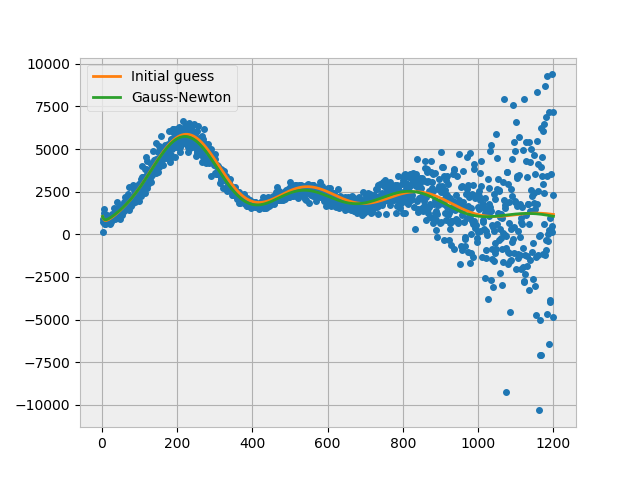

This chart was generated by the following Python code:
# Numpy, scipy for data manipulation
import numpy as np
import scipy as sc

# Matplotlib for plotting
from matplotlib import pyplot as plt

import camb
import corner

import json
config = json.load(open('matplotlib_config.json'))
plt.rcParams.update(config)

def get_cmb(params,tau = 0.05,lmax=2000):
    
    H0,ombh2,omch2,As,ns = params

    params = camb.CAMBparams()
    params.set_cosmology(H0=H0,ombh2=ombh2,omch2=omch2,mnu=0.06,omk=0,tau=tau)
    params.InitPower.set_params(As=As,ns=ns,r=0)
    params.set_for_lmax(lmax,lens_potential_accuracy=0)
    
    results = camb.get_results(params)
    powers = results.get_cmb_power_spectra(params,CMB_unit='muK')
    cmb = powers['total']
    cmb = cmb[:,0]  
    
    # Remove the monopole and dipole
    cmb = cmb[2:]
    
    return cmb[:1199]

def calc_grad(p,l):
    y0 = get_cmb(p)

    # Small increment used to calculate the derivative of the get_cmb function with 
    # respect to each parameter
    dx = p/10000
    grad = np.zeros([y0.size,p.size])

    grad[:,0]= ( get_cmb(p+[dx[0],0,0,0,0]) - y0 )/dx[1]
    grad[:,1]= ( get_cmb(p+[0,dx[1],0,0,0]) - y0 )/dx[1]
    grad[:,2]= ( get_cmb(p+[0,0,dx[2],0,0]) - y0 )/dx[2]
    grad[:,3]= ( get_cmb(p+[0,0,0,dx[3],0]) - y0 )/dx[3]
    grad[:,4]= ( get_cmb(p+[0,0,0,0,dx[4]]) - y0 )/dx[4]
    
    return y0[:l.size],grad[:l.size]


# Import the data
a = np.loadtxt("TT_power_spectra.txt").T

# Unpack the data
x,y,error,col4,col5 = a # Ignore col4 and col5

p0 = np.asarray([65,0.02,0.1,2e-9,0.96]) #np.asarray([65,0.02,0.1,2e-9,0.56])

# Load in the initial guess at the best fit parameters
p = p0.copy()

plt.figure()
plt.plot(x,y,'o', markersize = 4)

# Calculate the chisquare and step for the initial guess.

# Calculate and plot the initial guess 
pred,grad = calc_grad(p,x)
plt.plot(x,pred,label = "Initial guess")
print()

# Get ready for Gauss-Newton loop.
d_chisq = 1
chisq = 0

cycle = 0  # Keep track of the number of cycles of the Gauss-Newton algorithim.

# Impliment the Gauss-Newton algorithm 
while(np.abs(d_chisq) > 0.001):
    cycle += 1
    pred,grad = calc_grad(p,x)
    r = y-pred
    err = (r**2).sum()
    new_chisq = (((y-pred)/error)**2).sum()
    r = np.matrix(r).transpose()
    grad = np.matrix(grad)

    lhs = grad.transpose()*grad
    rhs = grad.transpose()*r
    
    # Calculate parameter step
    dp = np.linalg.inv(lhs)*(rhs)
    # Step each parameter
    for i in range(p.size):
        p[i] = p[i]+dp[i]
    print("Cycle %d: χ^2 = %f"%(cycle,new_chisq))
    print()
    d_chisq = new_chisq - chisq
    chisq = new_chisq
    


plt.plot(x,pred, label= "Gauss-Newton")    
plt.legend()
plt.savefig("Q2.png")
plt.show()